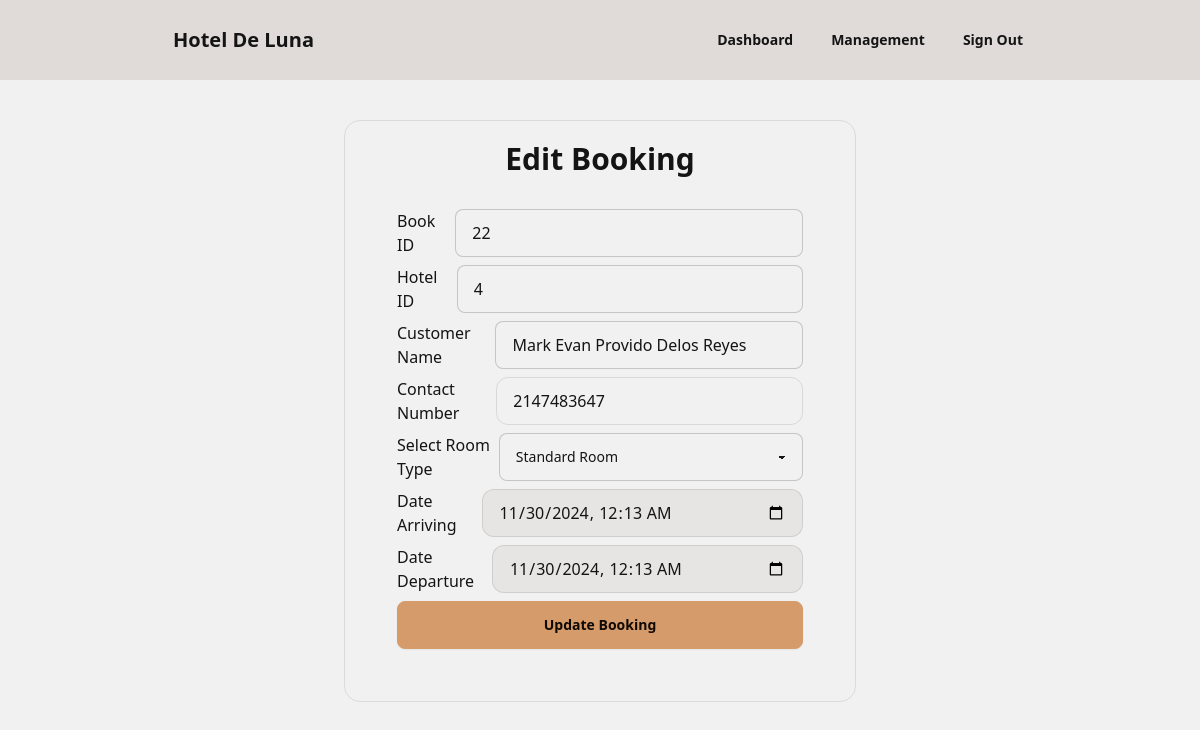
The page /components/book-edit.php?id=22 on the database its author committed.
### tables this page shows
CREATE TABLE `bookings` (
  `id` int(11) NOT NULL,
  `customer_name` varchar(99) DEFAULT NULL,
  `date_arriving` datetime DEFAULT NULL,
  `date_departure` datetime DEFAULT NULL,
  `room_type` varchar(99) DEFAULT NULL,
  `booked_hotel` int(11) DEFAULT NULL,
  `contact_number` int(11) DEFAULT NULL
);

### components/book-edit.php (the view, shortened to what this page needs)
<!doctype html>
<html data-theme="autumn" lang="en">
<head>
    <script src="https://cdn.tailwindcss.com?plugins=forms,typography,aspect-ratio,line-clamp,container-queries"></script>
    <link href="https://cdn.jsdelivr.net/npm/daisyui@4.12.14/dist/full.min.css" rel="stylesheet" type="text/css"/>
    <script src="https://cdn.tailwindcss.com"></script>
</head>
<body>
<?php include "../components/dashboardnavbar.php"; ?>
<form action="../backend/book-edit.php" method="post">
    <div class="max-w-lg m-auto card card-bordered h-1/2 p-5 my-10 flex ">
        <h1 class="text-center text-3xl font-bold">Edit Booking</h1>
        <div class="card">
            <?php global $conn;
            include '../backend/connection.php';
            $id = $_GET["id"];
            $sql = "SELECT * FROM bookings where id = $id";
            if($result = mysqli_query($conn, $sql)){
                $hotel = mysqli_fetch_array($result);
                echo  '
            <div class="card-body flex flex-col">
               <label class="flex items-center gap-2">
                     Book ID
                    <input value="'.$hotel['id'].'" required  readonly name="id" class="input input-bordered w-full">
                </label>
               <label class="flex items-center gap-2">
                     Hotel ID
                    <input value="'.$hotel['booked_hotel'].'" required  readonly name="booked_hotel" class="input input-bordered w-full">
                </label>
                <label class="flex items-center gap-2">
                     Customer Name
                    <input value="'.$hotel['customer_name'].'" required  name="customer_name" class="input input-bordered w-full">
                </label>
                <label   class=" flex items-center gap-2">
                     Contact Number
                    <input type="tel" value="'.$hotel['contact_number'].'"  name="contact_number" required class="rounded-xl bg-amber-950/[.025%] input input-bordered border-black/10 w-full">
                </label>
                <label class=" flex items-center gap-2">
                          Select Room Type
                       <select required name="room_type" class="select select-bordered w-full h-4">
                        <option value="Standard Room" ' . (($hotel['room_type'] == 'Standard Room') ? 'selected' : '') . '>Standard Room</option>
                        <option value="Premium Room" ' . (($hotel['room_type'] == 'Premium Room') ? 'selected' : '') . '>Premium Room</option>
                        <option value="Deluxe Room" ' . (($hotel['room_type'] == 'Deluxe Room') ? 'selected' : '') . '>Deluxe Room</option>
                    </select>
                </label>
                 <label class=" flex items-center gap-2">
                     Date Arriving
                    <input value="'.$hotel['date_arriving'].'"  required name="date_arriving" type="datetime-local" class="input rounded-xl bg-amber-950/5 border-black/10 input-bordered w-full">
                </label>
                <label class=" flex items-center gap-2">
                     Date Departure
                    <input value="'.$hotel['date_departure'].'" required name="date_departure" type="datetime-local" class="input rounded-xl bg-amber-950/5 border-black/10 input-bordered w-full">
                </label>
                <button type="submit" class="btn btn-accent">Update Booking</button>
            </div>
            ';
            }
            else{
                echo "Error: Unable to retrieve hotel information.";
            }
            ?>
        </div>
</form>
</body>

### rows shown on the page
bookings: id "22", booked_hotel "4", customer_name "Mark Evan Provido Delos Reyes", contact_number "2147483647", room_type "Standard Room", date_arriving "11/30/2024 00:13", date_departure "11/30/2024 00:13"
